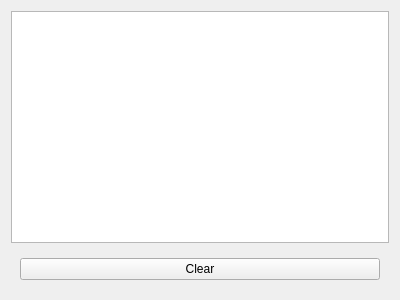
<?xml version="1.0" encoding="UTF-8"?>
<ui version="4.0">
 <class>LoconetTrafficMonitor</class>
 <widget class="QWidget" name="LoconetTrafficMonitor">
  <property name="geometry">
   <rect>
    <x>0</x>
    <y>0</y>
    <width>400</width>
    <height>300</height>
   </rect>
  </property>
  <property name="windowTitle">
   <string>Form</string>
  </property>
  <layout class="QVBoxLayout" name="verticalLayout">
   <item>
    <widget class="QPlainTextEdit" name="loconetData"/>
   </item>
   <item>
    <widget class="QWidget" name="widget" native="true">
     <layout class="QHBoxLayout" name="horizontalLayout">
      <item>
       <widget class="QPushButton" name="clearButton">
        <property name="text">
         <string>Clear</string>
        </property>
       </widget>
      </item>
     </layout>
    </widget>
   </item>
  </layout>
 </widget>
 <resources/>
 <connections/>
</ui>
